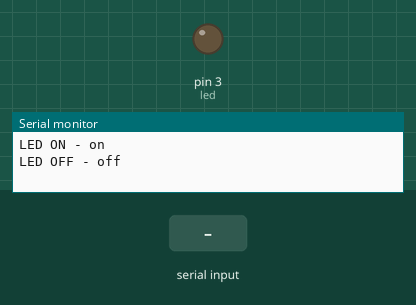
This sketch was run on a simulated Arduino Uno, built with avr-gcc and run on an emulated ATmega328P. Shown: output pins drawn as LEDs (lit = HIGH), the last lines printed to the serial monitor. The inputs (shaded band) are chosen by the test bench.

Above: at 1.2 s.
1.3 s: "on" received over Serial
At 3.5 s:
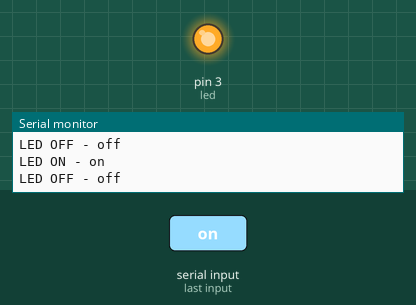
3.8 s: "off" received over Serial
At 5.6 s:
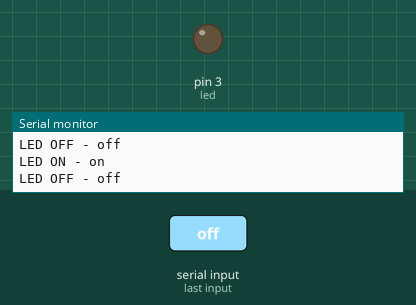
Timing chart, 0 to 7.1 s (numbered marks = the images above; inputs shaded):
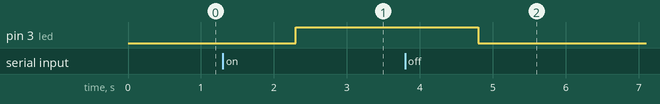

Measured:
- after the input at 1.3 s, pin 3 (led): LOW → HIGH after 1.0 s
- after the input at 3.8 s, pin 3 (led): HIGH → LOW after 1.0 s

The sketch:

user_led.ino
```cpp
int led=3;
void setup() {
  pinMode(led,OUTPUT);
  Serial.begin(9600); // baud, (pins - 0,1)
}

void loop() {
  Serial.println("LED ON - on");
  Serial.println("LED OFF - off");
  while(!Serial.available()); // 0 (no data) len(data) - off
  String a=Serial.readString();
  if(a=="on")
    digitalWrite(led,1);
  else if(a=="off")
    digitalWrite(led,0);
}
```
